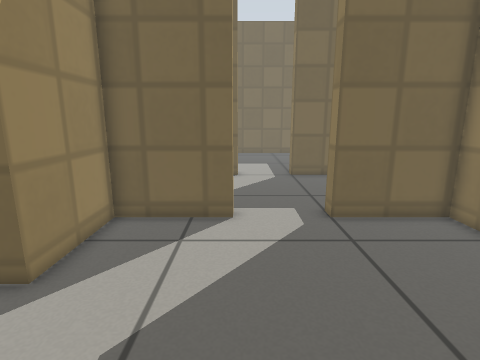
[1] (above)

19 first-person views from a walk through a world built for the Gazebo simulator. The camera is 0.69 m above the floor, tilts 12° down and sees 80° across. The floor is counted in squares, 0.2 m on a side. Each view is taken from the middle of a square. On the plan, view 1 faces up. The plan holds only what a view shows up to about 20 squares ahead; the rest is blank. Gazebo's built-in surfaces are drawn with simple patterns.

[2]
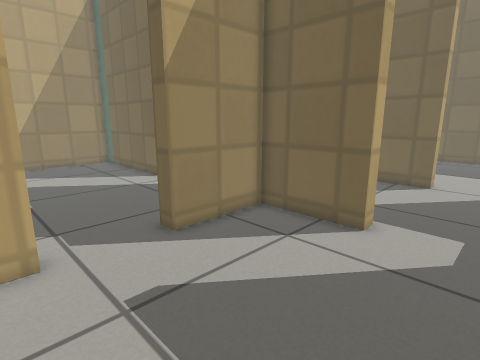

[3]
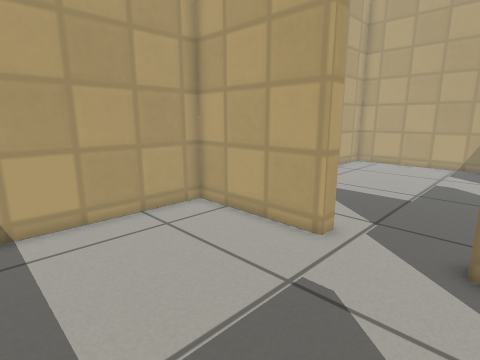

[4]
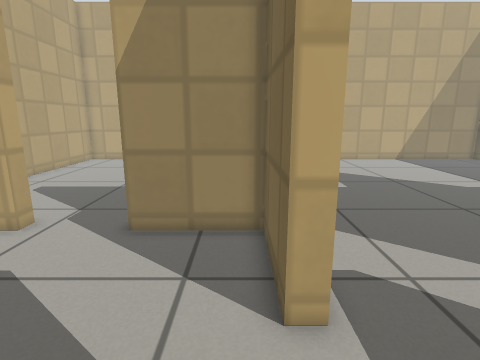

[5]
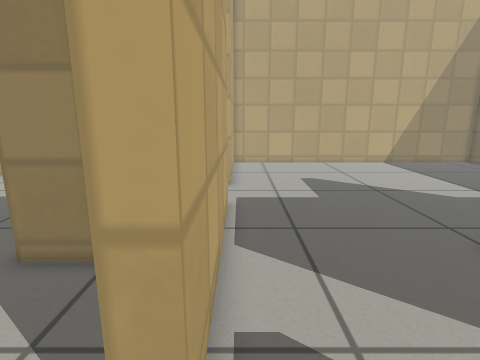

[6]
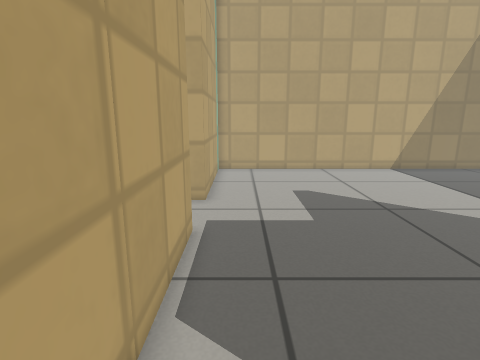

[7]
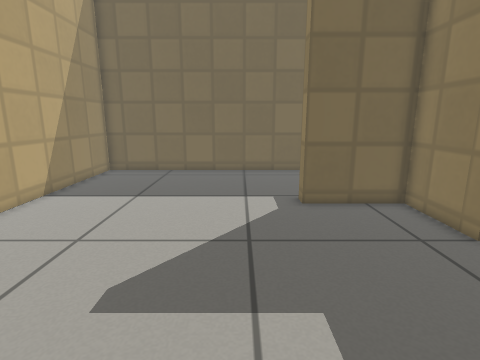

[8]
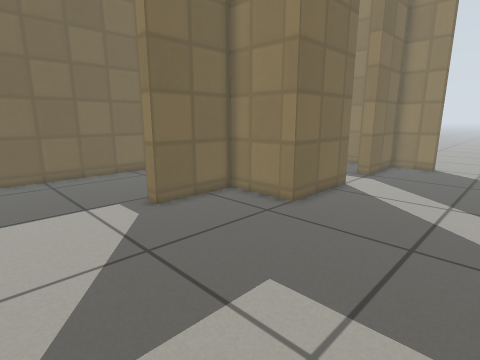

[9]
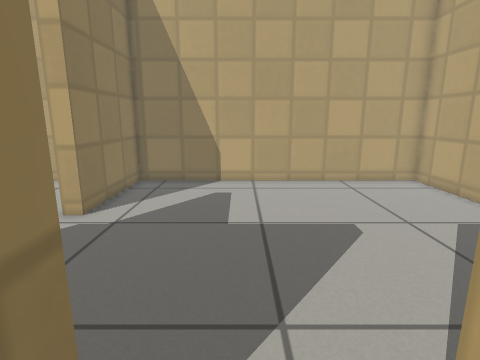

[10]
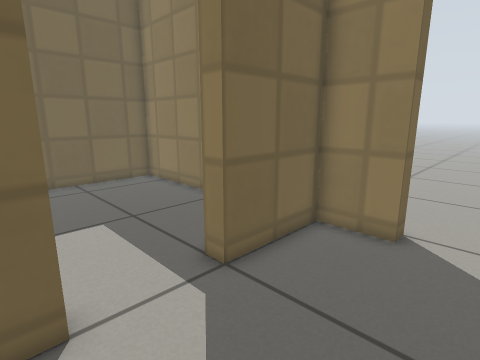

[11]
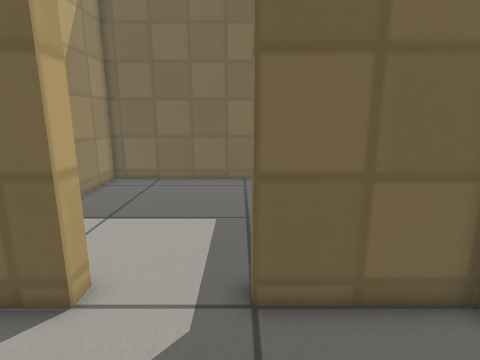

[12]
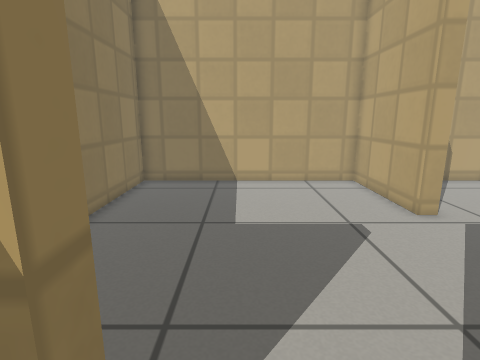

[13]
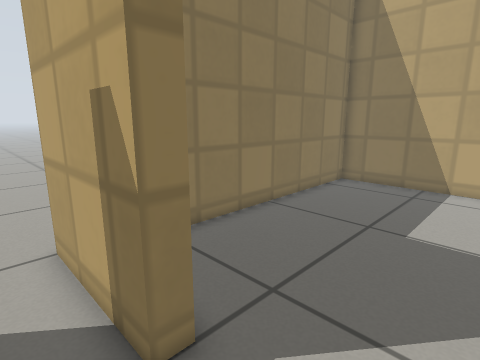

[14]
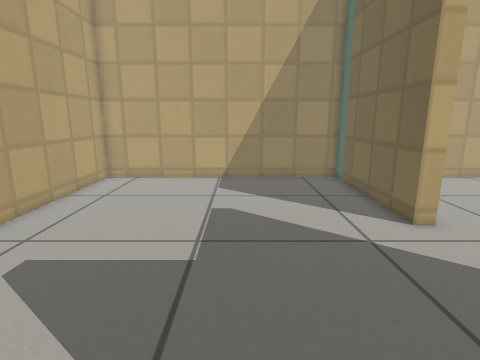

[15]
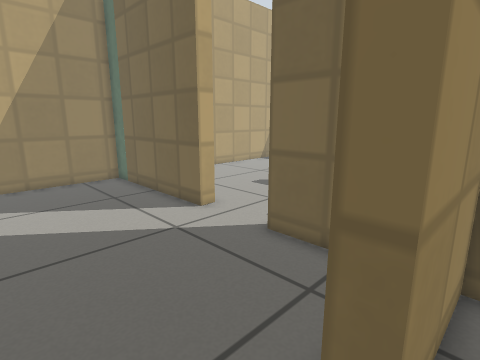

[16]
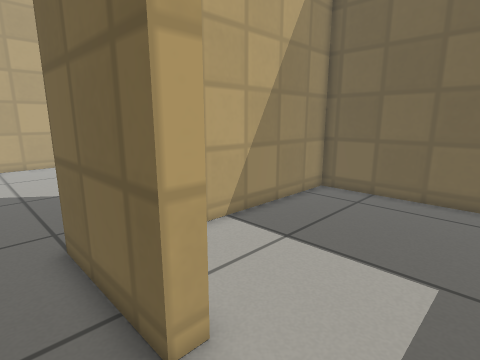

[17]
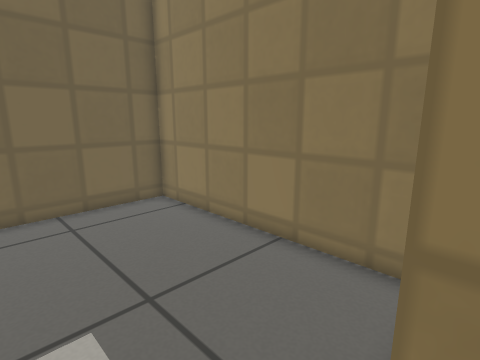

[18]
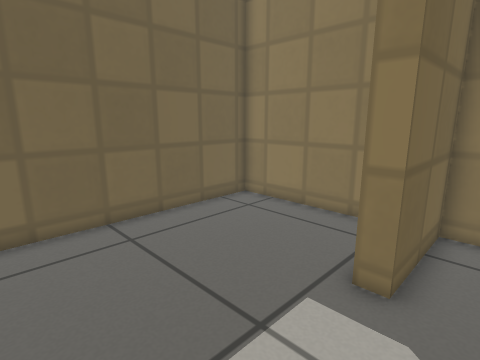

[19]
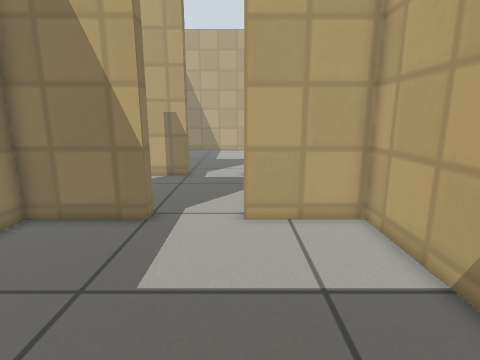

### Floor plan
Points are (right, up) in squares from view 1. A wall is a line through its corners. A room is listed if a view was taken in it or the views show most of it. See-through windows are left out.
Room 1 (views 1, 2, 3, 4, 5, 6, 7, 8, 9, 10, 11, 12, 13, 14, 15, 16, 17, 18)
walls: (-7.3, 9.8) (-9.5, 9.8) (-9.5, 10.5) (-0.2, 10.5) (-0.2, 9.8) (-4.5, 9.8) (-4.5, 5.5) (-5.2, 5.5); (-0.2, 18.5) (-0.2, 17.7) (-5.1, 17.7) (-5.1, 21.5) (-9.5, 21.5) (-9.5, 22.3); (-5.1, 23.9) (-5.1, 29.5) (-21, 29.5) (-21, 10.5) (-13, 10.5) (-13, 9.8) (-21, 9.8) (-21, -4) (-5.1, -4) (-5.1, 2) (-4.5, 2) (-4.5, -4) (7.5, -4) (7.5, 6.9); (7.5, 8.5) (7.5, 9.8) (3.2, 9.8) (3.2, 10.5) (8.2, 10.5); (8.4, 15.2) (7.5, 15.2) (7.5, 17.7) (3.2, 17.7) (3.2, 18.5)
ways out: opening at (1.5, 18) to room 2; opening at (8, 13)
Room 2 (view 19)
walls: (3.2, 18.5) (7.5, 18.5) (7.5, 29.5) (-4.5, 29.5) (-4.5, 18.5) (-0.2, 18.5)
ways out: opening at (1.5, 18) to room 1

Where each view was taken, in squares from view 1:
view 1: 0 up, 0 right, facing up
view 2: 1 up, 3 right, facing up-left
view 3: 6 up, 3 right, facing down-left
view 4: 9 up, 4 right, facing left
view 5: 11 up, 2 right, facing left
view 6: 12 up, 1 left, facing left
view 7: 10 up, 12 left, facing up
view 8: 11 up, 15 left, facing up-right
view 9: 12 up, 11 left, facing down
view 10: 13 up, 1 left, facing up-right
view 11: 13 up, 3 right, facing up
view 12: 12 up, 2 right, facing down
view 13: 12 up, 0 right, facing down-right
view 14: 4 up, 4 left, facing left
view 15: 3 up, 4 left, facing up-left
view 16: 16 up, 3 right, facing up-left
view 17: 18 up, 1 right, facing up-right
view 18: 20 up, 15 left, facing up-right
view 19: 28 up, 0 right, facing down
